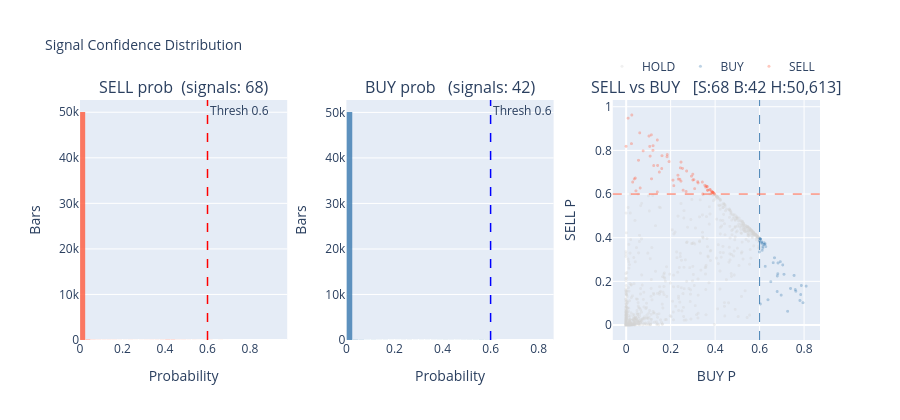

Notebook cell for this chart:
### Code cell
# Signal Confidence Distribution
n_buy  = (preds['raw_signal'] ==  1).sum()
n_sell = (preds['raw_signal'] == -1).sum()
n_hold = (preds['raw_signal'] ==  0).sum()
bins   = dict(start=0, end=1, size=0.025)

fig = make_subplots(rows=1, cols=3,
    subplot_titles=(
        f'SELL prob  (signals: {n_sell:,})',
        f'BUY prob   (signals: {n_buy:,})',
        f'SELL vs BUY   [S:{n_sell:,} B:{n_buy:,} H:{n_hold:,}]',
    ),
    horizontal_spacing=0.08,
)

fig.add_trace(go.Histogram(x=preds['sell_prob'], xbins=bins,
    marker_color='tomato', opacity=0.85, name='SELL', showlegend=False), row=1, col=1)
fig.add_vline(x=SELL_THRESHOLD, line=dict(color='red', dash='dash', width=1.5),
    annotation_text=f'Thresh {SELL_THRESHOLD}', annotation_position='top right', row=1, col=1)

fig.add_trace(go.Histogram(x=preds['buy_prob'], xbins=bins,
    marker_color='steelblue', opacity=0.85, name='BUY', showlegend=False), row=1, col=2)
fig.add_vline(x=BUY_THRESHOLD, line=dict(color='blue', dash='dash', width=1.5),
    annotation_text=f'Thresh {BUY_THRESHOLD}', annotation_position='top right', row=1, col=2)

colour_map = {1: 'steelblue', -1: 'tomato', 0: 'lightgrey'}
label_map  = {1: 'BUY',       -1: 'SELL',   0: 'HOLD'}
for sig_val in [0, 1, -1]:
    mask = preds['raw_signal'] == sig_val
    fig.add_trace(go.Scattergl(
        x=preds.loc[mask, 'buy_prob'], y=preds.loc[mask, 'sell_prob'],
        mode='markers', marker=dict(color=colour_map[sig_val], size=3, opacity=0.35),
        name=label_map[sig_val]), row=1, col=3)

fig.add_vline(x=BUY_THRESHOLD,  line=dict(color='steelblue', dash='dash', width=1), row=1, col=3)
fig.add_hline(y=SELL_THRESHOLD, line=dict(color='tomato',    dash='dash', width=1), row=1, col=3)

fig.update_layout(title_text='Signal Confidence Distribution', title_font_size=14,
                  height=420, bargap=0.05,
                  legend=dict(orientation='h', yanchor='bottom', y=1.08, xanchor='right', x=1))
fig.update_xaxes(title_text='Probability', row=1, col=1)
fig.update_xaxes(title_text='Probability', row=1, col=2)
fig.update_xaxes(title_text='BUY P', row=1, col=3)
fig.update_yaxes(title_text='Bars',  row=1, col=1)
fig.update_yaxes(title_text='Bars',  row=1, col=2)
fig.update_yaxes(title_text='SELL P', row=1, col=3)
fig.show()

### Figure 1 — Plotly figure (JSON) as saved in the notebook; plotly's stock layout.template omitted (floating-point values rounded to 4 significant figures; data arrays with more than 128 entries replaced by an {"elided": "..."} marker saying what was removed)
{"data": [{"marker": {"color": "tomato"}, "name": "SELL", "opacity": 0.85, "showlegend": false, "type": "histogram", "x": {"elided": "50723 float values"}, "xaxis": "x", "xbins": {"end": 1, "size": 0.025, "start": 0}, "yaxis": "y"}, {"marker": {"color": "steelblue"}, "name": "BUY", "opacity": 0.85, "showlegend": false, "type": "histogram", "x": {"elided": "50723 float values"}, "xaxis": "x2", "xbins": {"end": 1, "size": 0.025, "start": 0}, "yaxis": "y2"}, {"marker": {"color": "lightgrey", "opacity": 0.35, "size": 3}, "mode": "markers", "name": "HOLD", "type": "scattergl", "x": {"elided": "50613 float values"}, "xaxis": "x3", "y": {"elided": "50613 float values"}, "yaxis": "y3"}, {"marker": {"color": "steelblue", "opacity": 0.35, "size": 3}, "mode": "markers", "name": "BUY", "type": "scattergl", "x": [0.6055, 0.6163, 0.7971, 0.6272, 0.7834, 0.7116, 0.6213, 0.6035, 0.6061, 0.6992, 0.6055, 0.622, 0.6817, 0.6166, 0.6632, 0.6811, 0.6299, 0.6123, 0.6839, 0.6851, 0.601, 0.6274, 0.7573, 0.8115, 0.7627, 0.7282, 0.7062, 0.6012, 0.787, 0.6041, 0.7412, 0.6524, 0.6047, 0.7649, 0.6952, 0.79, 0.6136, 0.6113, 0.6691, 0.6112, 0.6396, 0.6243], "xaxis": "x3", "y": [0.09647, 0.3602, 0.1023, 0.372, 0.1125, 0.2322, 0.3689, 0.3955, 0.3939, 0.1369, 0.3929, 0.3771, 0.2247, 0.3532, 0.2853, 0.1534, 0.3592, 0.3737, 0.2349, 0.2843, 0.335, 0.2688, 0.2272, 0.1781, 0.1622, 0.0628, 0.2754, 0.3853, 0.1395, 0.3954, 0.1674, 0.1983, 0.3944, 0.1548, 0.29, 0.1811, 0.3424, 0.3777, 0.3081, 0.3815, 0.1157, 0.3698], "yaxis": "y3"}, {"marker": {"color": "tomato", "opacity": 0.35, "size": 3}, "mode": "markers", "name": "SELL", "type": "scattergl", "x": [0.3961, 0.2453, 0.2713, 0.2579, 0.1864, 0.1254, 0.3014, 0.2121, 0.3653, 0.243, 0.3687, 0.1416, 0.05689, 0.2477, 0.2157, 0.3444, 0.3607, 0.01031, 0.03789, 0.1626, 0.3875, 0.1226, 0.07797, 0.3458, 0.236, 0.143, 0.3905, 0.04274, 0.1075, 0.3792, 0.3061, 0.3907, 0.1507, 0.3663, 0.1044, 0.1417, 0.0252, 0.03063, 0.2735, 0.1857, 0.2954, 0.3788, 0.1946, 0.2549, 0.04522, 0.0646, 0.06253, 0.2482, 0.3593, 0.2343, 0.3859, 0.1156, 0.3552, 0.3995, 0.0268, 0.001117, 0.3234, 0.1094, 0.3251, 0.1219, 0.1614, 0.1147, 0.3874, 0.3097, 0.3918, 0.3678, 0.3014, 0.3933], "xaxis": "x3", "y": [0.6037, 0.72, 0.6115, 0.6177, 0.7806, 0.7303, 0.6645, 0.6637, 0.6346, 0.6678, 0.6191, 0.6094, 0.7547, 0.659, 0.6382, 0.6549, 0.6366, 0.9475, 0.6693, 0.7756, 0.6091, 0.8214, 0.7979, 0.6002, 0.6687, 0.7311, 0.6089, 0.6731, 0.8184, 0.6208, 0.6659, 0.6083, 0.7006, 0.6337, 0.8658, 0.8476, 0.8308, 0.6548, 0.7055, 0.7708, 0.6816, 0.6189, 0.7486, 0.7174, 0.6146, 0.6278, 0.8804, 0.7464, 0.6315, 0.6862, 0.6128, 0.6698, 0.6402, 0.6001, 0.9621, 0.8186, 0.6567, 0.7737, 0.6512, 0.8002, 0.7166, 0.8712, 0.6051, 0.6247, 0.607, 0.6166, 0.6909, 0.6066], "yaxis": "y3"}], "layout": {"annotations": [{"font": {"size": 16}, "showarrow": false, "text": "SELL prob  (signals: 68)", "x": 0.14, "xanchor": "center", "xref": "paper", "y": 1, "yanchor": "bottom", "yref": "paper"}, {"font": {"size": 16}, "showarrow": false, "text": "BUY prob   (signals: 42)", "x": 0.5, "xanchor": "center", "xref": "paper", "y": 1, "yanchor": "bottom", "yref": "paper"}, {"font": {"size": 16}, "showarrow": false, "text": "SELL vs BUY   [S:68 B:42 H:50,613]", "x": 0.86, "xanchor": "center", "xref": "paper", "y": 1, "yanchor": "bottom", "yref": "paper"}, {"showarrow": false, "text": "Thresh 0.6", "x": 0.6, "xanchor": "left", "xref": "x", "y": 1, "yanchor": "top", "yref": "y domain"}, {"showarrow": false, "text": "Thresh 0.6", "x": 0.6, "xanchor": "left", "xref": "x2", "y": 1, "yanchor": "top", "yref": "y2 domain"}], "bargap": 0.05, "height": 420, "legend": {"orientation": "h", "x": 1, "xanchor": "right", "y": 1.08, "yanchor": "bottom"}, "shapes": [{"line": {"color": "red", "dash": "dash", "width": 1.5}, "type": "line", "x0": 0.6, "x1": 0.6, "xref": "x", "y0": 0, "y1": 1, "yref": "y domain"}, {"line": {"color": "blue", "dash": "dash", "width": 1.5}, "type": "line", "x0": 0.6, "x1": 0.6, "xref": "x2", "y0": 0, "y1": 1, "yref": "y2 domain"}, {"line": {"color": "steelblue", "dash": "dash", "width": 1}, "type": "line", "x0": 0.6, "x1": 0.6, "xref": "x3", "y0": 0, "y1": 1, "yref": "y3 domain"}, {"line": {"color": "tomato", "dash": "dash", "width": 1}, "type": "line", "x0": 0, "x1": 1, "xref": "x3 domain", "y0": 0.6, "y1": 0.6, "yref": "y3"}], "title": {"font": {"size": 14}, "text": "Signal Confidence Distribution"}, "xaxis": {"anchor": "y", "domain": [0, 0.28], "title": {"text": "Probability"}}, "xaxis2": {"anchor": "y2", "domain": [0.36, 0.64], "title": {"text": "Probability"}}, "xaxis3": {"anchor": "y3", "domain": [0.72, 1], "title": {"text": "BUY P"}}, "yaxis": {"anchor": "x", "domain": [0, 1], "title": {"text": "Bars"}}, "yaxis2": {"anchor": "x2", "domain": [0, 1], "title": {"text": "Bars"}}, "yaxis3": {"anchor": "x3", "domain": [0, 1], "title": {"text": "SELL P"}}}}
